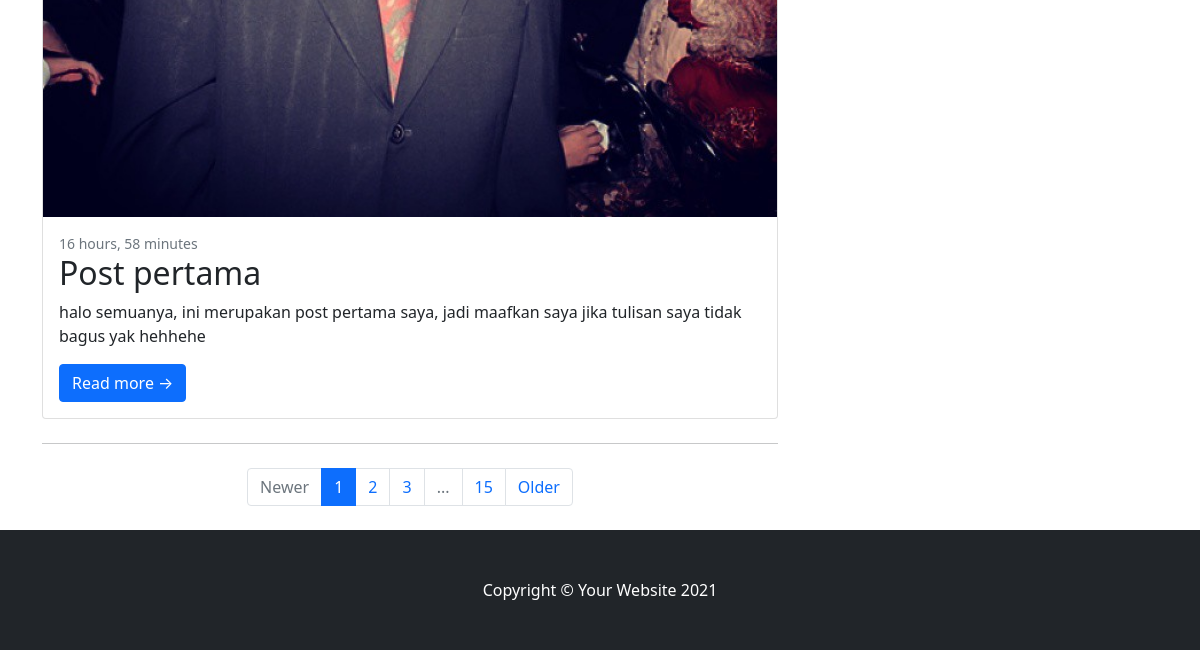
Before: / (lower part) with the older database file.
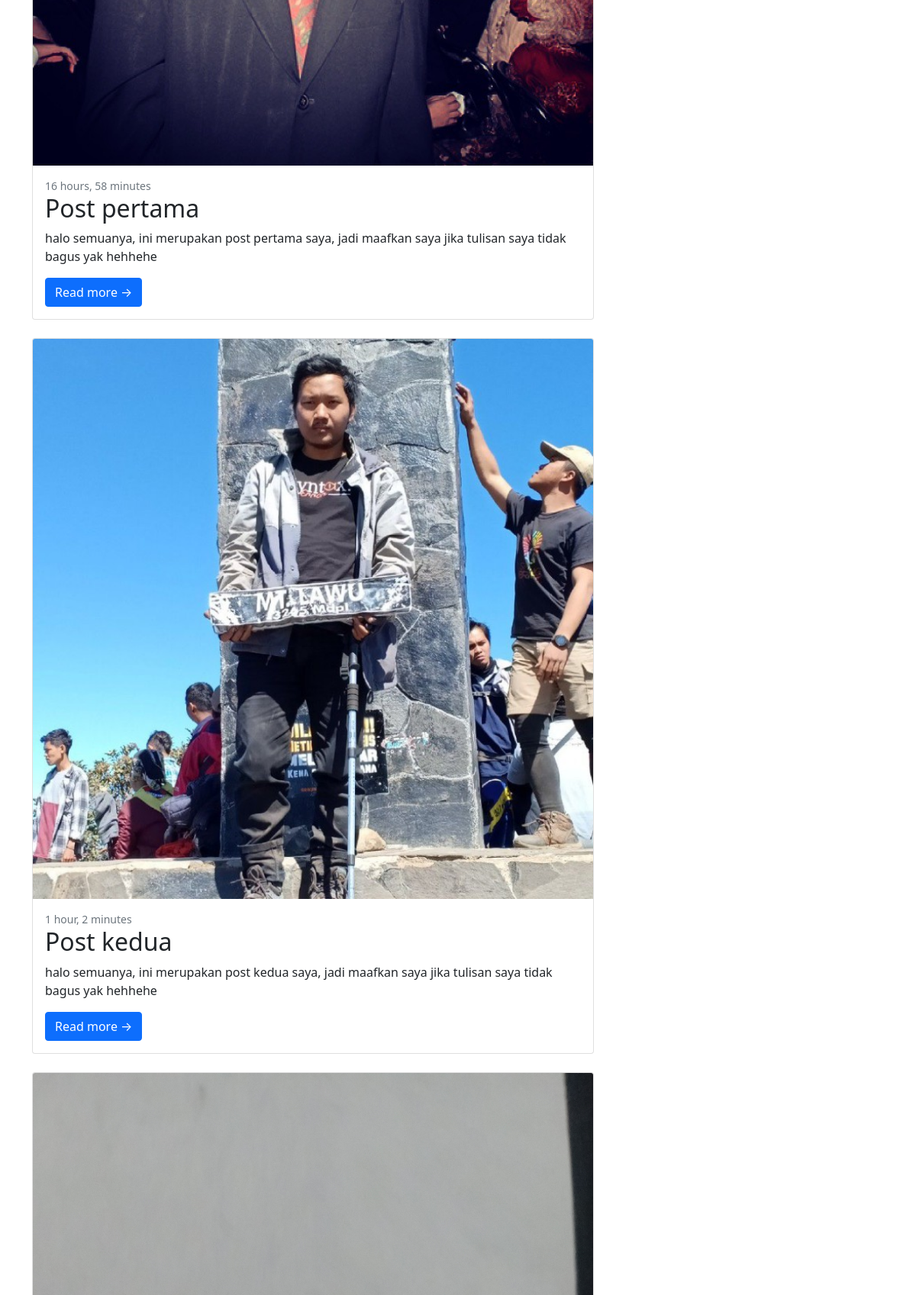
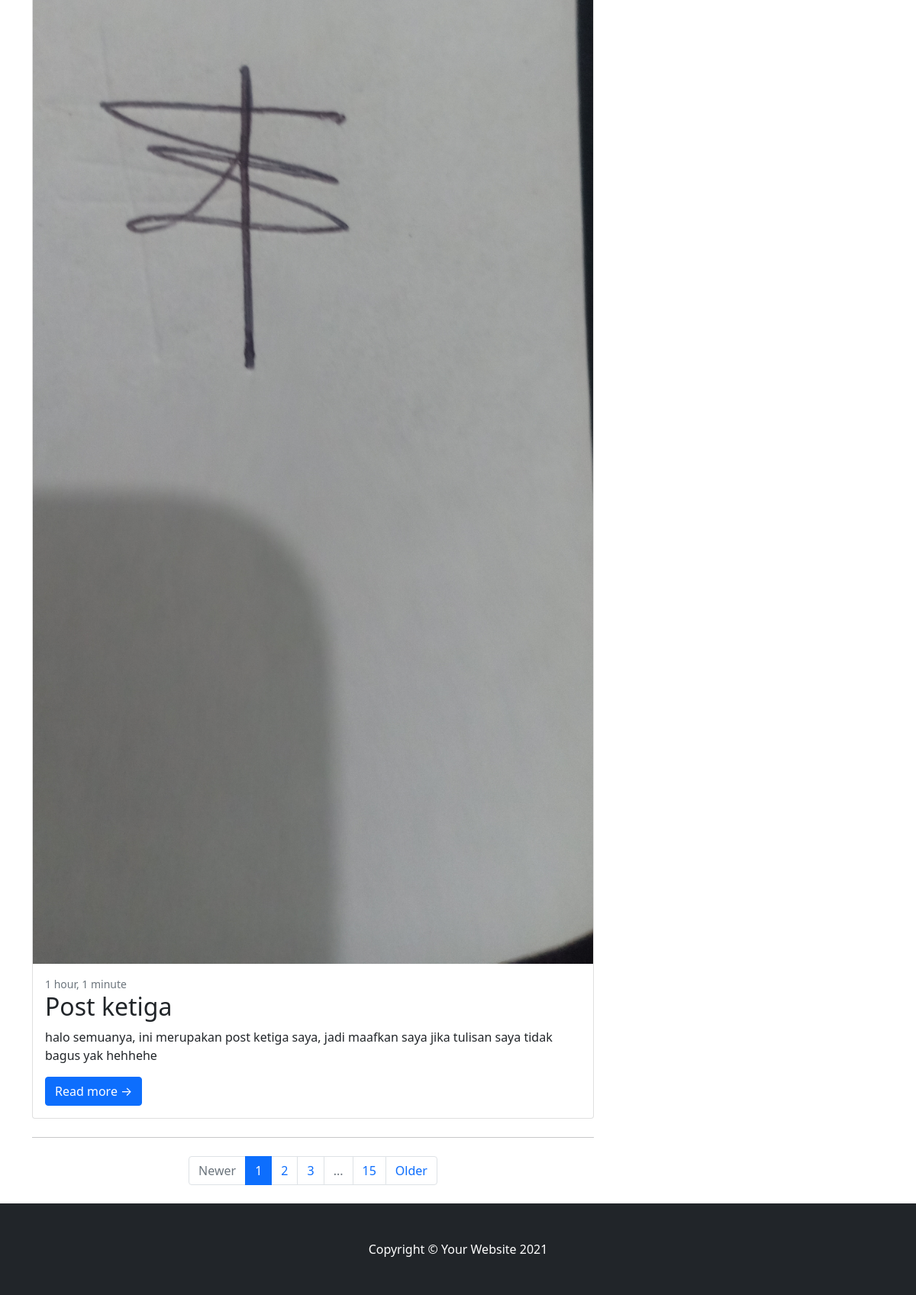
After: the same page with the newer database file (2 pictures, top to bottom).
### myblog/models.py (models this page shows, shortened)
class Post(models.Model):
    title = models.CharField(max_length=100)
    description = models.CharField(max_length=200)
    content = HTMLField()
    author = models.ForeignKey(Author, on_delete=models.CASCADE)
    date = models.DateTimeField(auto_now_add=True)
    thumbnail = models.ImageField(null=True, blank=True)
    featured = models.BooleanField()
    def get_absolute_url(self):
        return reverse('blog', kwargs={
            'blog_id': self.id
        })

### myblog/views.py (the view)
# urls.py: path('', views.index, name='index'),
def index(request):
    queryset = Post.objects.all()
    context = {
        'queryset': queryset,
    }
    return render(request, 'index.html', context)

### myblog/templates/myblog/index.html (shortened to what this page needs)
{% extends 'base.html' %}
{% load static %}
{% block content %}
    <body>
        <div class="container">
            <div class="row">
                <div class="col-lg-8">
                    {% for obj in queryset %}
                        <div class="card mb-4">
                            <a href="{{ obj.thumbnail.url }}"><img class="card-img-top" src="{{ obj.thumbnail.url }}" alt="..." /></a>
                            <div class="card-body">
                                <div class="small text-muted">{{ obj.date|timesince }}</div>
                                <h2 class="card-title">{{ obj.title }}</h2>
                                <p class="card-text">{{ obj.description }}</p>
                                <a class="btn btn-primary" href="{{ obj.get_absolute_url }}">Read more →</a>
                            </div>
                        </div>
                    {% endfor %}
                    <nav aria-label="Pagination">
                        <hr class="my-0" />
                        <ul class="pagination justify-content-center my-4">
                            <li class="page-item disabled"><a class="page-link" href="#" tabindex="-1" aria-disabled="true">Newer</a></li>
                            <li class="page-item active" aria-current="page"><a class="page-link" href="#!">1</a></li>
                            <li class="page-item"><a class="page-link" href="#!">2</a></li>
                            <li class="page-item"><a class="page-link" href="#!">3</a></li>
                            <li class="page-item disabled"><a class="page-link" href="#!">...</a></li>
                            <li class="page-item"><a class="page-link" href="#!">15</a></li>
                            <li class="page-item"><a class="page-link" href="#!">Older</a></li>
                        </ul>
                    </nav>
                </div>
                <div class="col-lg-4">
                </div>
            </div>
        </div>
    </body>
{% endblock content %}

### myblog/templates/myblog/base.html (shortened to what this page needs)
<!DOCTYPE html>
{% load static %}
<html lang="en">
    <head>
        {% include 'head.html' %}
    </head>
    <body>
        {% block content %}
        {% endblock content %}
        {% include 'footer.html' %}
    </body>
</html>

### myblog/templates/myblog/head.html (shortened to what this page needs)
{% load static %}
<head>
    <link href="{% static 'myblog/blog-post/css/styles.css' %}" rel="stylesheet" />
</head>

### myblog/templates/myblog/navbar.html (shortened to what this page needs)
{% load static %}

### myblog/templates/myblog/footer.html
{% load static %}
<footer class="py-5 bg-dark">
    <div class="container"><p class="m-0 text-center text-white">Copyright &copy; Your Website 2021</p></div>
</footer>

### myblog/templates/myblog/script.html (shortened to what this page needs)
{% load static %}

Changed rows visible on the page:
added Post: thumbnail (picture), date "1 hour, 2 minutes", title "Post kedua", description "halo semuanya, ini merupakan post kedua saya, jadi maafkan saya jika tulisan saya tidak bagus yak hehhehe"
added Post: thumbnail (picture), date "1 hour, 1 minute", title "Post ketiga", description "halo semuanya, ini merupakan post ketiga saya, jadi maafkan saya jika tulisan saya tidak bagus yak hehhehe"
